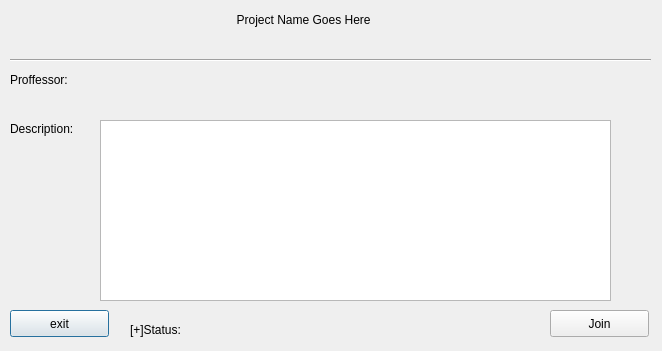
<?xml version="1.0" encoding="UTF-8"?>
<ui version="4.0">
 <class>StudentProjectView</class>
 <widget class="QDialog" name="StudentProjectView">
  <property name="geometry">
   <rect>
    <x>0</x>
    <y>0</y>
    <width>662</width>
    <height>351</height>
   </rect>
  </property>
  <property name="windowTitle">
   <string>Dialog</string>
  </property>
  <widget class="QLabel" name="projectNameLbl">
   <property name="geometry">
    <rect>
     <x>220</x>
     <y>10</y>
     <width>201</width>
     <height>20</height>
    </rect>
   </property>
   <property name="text">
    <string>     Project Name Goes Here</string>
   </property>
  </widget>
  <widget class="Line" name="line">
   <property name="geometry">
    <rect>
     <x>10</x>
     <y>50</y>
     <width>641</width>
     <height>20</height>
    </rect>
   </property>
   <property name="orientation">
    <enum>Qt::Horizontal</enum>
   </property>
  </widget>
  <widget class="QLabel" name="proffessorNameLbl">
   <property name="geometry">
    <rect>
     <x>10</x>
     <y>70</y>
     <width>331</width>
     <height>20</height>
    </rect>
   </property>
   <property name="text">
    <string>Proffessor: </string>
   </property>
  </widget>
  <widget class="QTextBrowser" name="projectDescriptTb">
   <property name="geometry">
    <rect>
     <x>100</x>
     <y>120</y>
     <width>511</width>
     <height>181</height>
    </rect>
   </property>
  </widget>
  <widget class="QLabel" name="descriptionLbl">
   <property name="geometry">
    <rect>
     <x>10</x>
     <y>120</y>
     <width>91</width>
     <height>17</height>
    </rect>
   </property>
   <property name="text">
    <string>Description:</string>
   </property>
  </widget>
  <widget class="QPushButton" name="leaveProjectBtn">
   <property name="geometry">
    <rect>
     <x>10</x>
     <y>310</y>
     <width>99</width>
     <height>27</height>
    </rect>
   </property>
   <property name="text">
    <string>exit</string>
   </property>
  </widget>
  <widget class="QPushButton" name="joinProjectBtn">
   <property name="geometry">
    <rect>
     <x>550</x>
     <y>310</y>
     <width>99</width>
     <height>27</height>
    </rect>
   </property>
   <property name="text">
    <string>Join</string>
   </property>
  </widget>
  <widget class="QLabel" name="statusLbl">
   <property name="geometry">
    <rect>
     <x>130</x>
     <y>320</y>
     <width>391</width>
     <height>20</height>
    </rect>
   </property>
   <property name="text">
    <string>[+]Status:</string>
   </property>
  </widget>
 </widget>
 <resources/>
 <connections/>
</ui>
